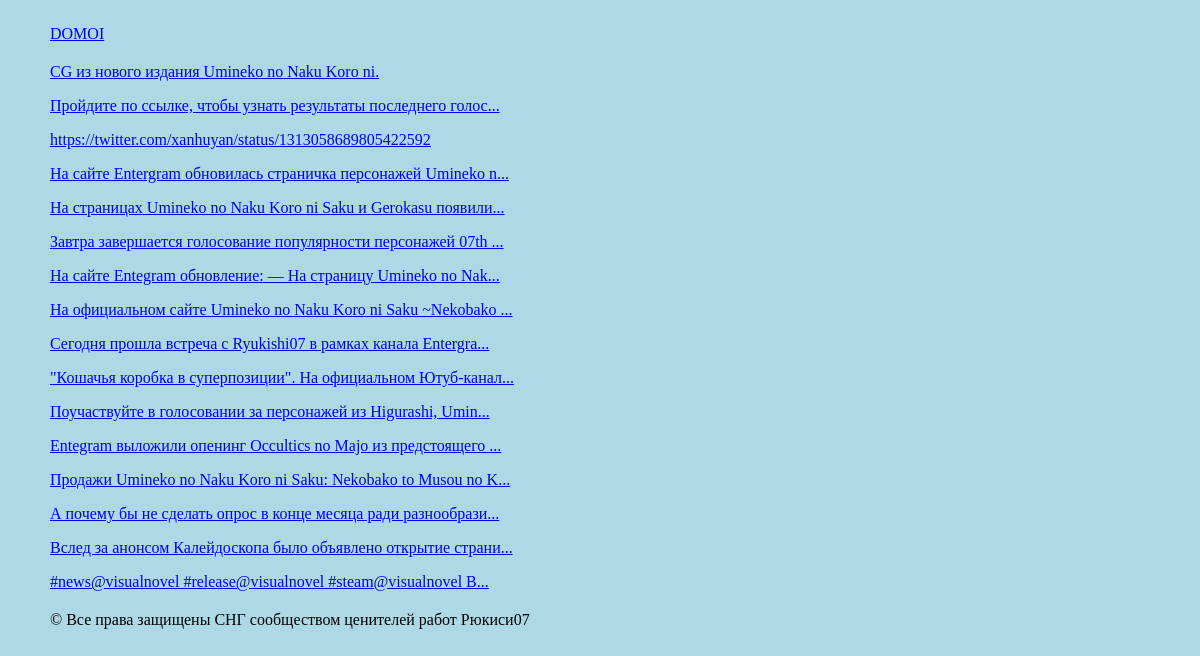
/tag/Umineko, run on the app's committed database.
### db.py (models this page shows)
class BaseModel(Model):
    class Meta:
        database = database

class Tags(BaseModel):
    id = AutoField(unique=True)
    vk_id = ForeignKeyField(Post, backref='tags')
    name = CharField()

class Post(BaseModel):
    id = AutoField(unique=True)
    date = DateField()
    owner_id = IntegerField()
    vk_id = IntegerField()
    title = CharField()
    text = TextField()

### app.py (the view)
@app.route('/tag/<tag>')
def get_tag(tag):
    titles = (Tags
         .select(Tags, Post)
         .join(Post, on=(Post.vk_id == Tags.vk_id))
         .where(Tags.name==tag))
    return render_template('tag.html', titles=titles)

### templates/tag.html (shortened to what this page needs)
{% extends "base.html" %}
{% block content %}
    {% for title in titles %}
    <p> <a href="/post/{{ title.vk_id.vk_id }}"> {{ title.vk_id.title }} </a> </p>
    {% endfor %}
{% endblock %}

### static/style.css (style rules this page uses)
body { background-color: lightblue; margin: 25px 50px 75px }

### data on the page
Tags: vk_id "CG из нового издания Umineko no Naku Koro ni."
Tags: vk_id "Пройдите по ссылке, чтобы узнать результаты последнего голос..."
Tags: vk_id "https://twitter.com/xanhuyan/status/1313058689805422592"
Tags: vk_id "На сайте Entergram обновилась страничка персонажей Umineko n..."
Tags: vk_id "На страницах Umineko no Naku Koro ni Saku и Gerokasu появили..."
Tags: vk_id "Завтра завершается голосование популярности персонажей 07th ..."
Tags: vk_id "На сайте Entegram обновление: — На страницу Umineko no Nak..."
Tags: vk_id "На официальном сайте Umineko no Naku Koro ni Saku ~Nekobako ..."
Tags: vk_id "Сегодня прошла встреча с Ryukishi07 в рамках канала Entergra..."
Tags: vk_id "\"Кошачья коробка в суперпозиции\". На официальном Ютуб-канал..."
Tags: vk_id "Поучаствуйте в голосовании за персонажей из Higurashi, Umin..."
Tags: vk_id "Entegram выложили опенинг Occultics no Majo из предстоящего ..."
Tags: vk_id "Продажи Umineko no Naku Koro ni Saku: Nekobako to Musou no K..."
Tags: vk_id "А почему бы не сделать опрос в конце месяца ради разнообрази..."
Tags: vk_id "Вслед за анонсом Калейдоскопа было объявлено открытие страни..."
Tags: vk_id "#news@visualnovel #release@visualnovel #steam@visualnovel В..."
